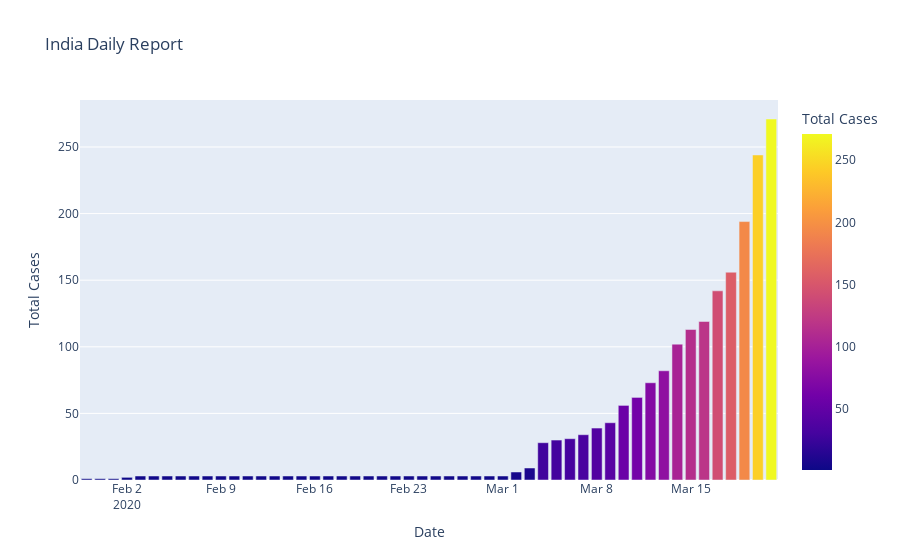

The cell this chart's notebook holds for it:
### Code cell
fig=px.bar(dbd_india,x='Date',y='Total Cases',color='Total Cases',title='India Daily Report')
fig.show()

### Figure 1 — Plotly figure (JSON) as saved in the notebook; plotly's stock layout.template omitted (floating-point values rounded to 4 significant figures)
{"data": [{"alignmentgroup": "True", "hovertemplate": "Date=%{x}<br>Total Cases=%{marker.color}<extra></extra>", "legendgroup": "", "marker": {"color": [1, 1, 1, 2, 3, 3, 3, 3, 3, 3, 3, 3, 3, 3, 3, 3, 3, 3, 3, 3, 3, 3, 3, 3, 3, 3, 3, 3, 3, 3, 3, 3, 6, 9, 28, 30, 31, 34, 39, 43, 56, 62, 73, 82, 102, 113, 119, 142, 156, 194, 244, 271], "coloraxis": "coloraxis"}, "name": "", "offsetgroup": "", "orientation": "v", "showlegend": false, "textposition": "auto", "type": "bar", "x": ["2020-01-30T00:00:00", "2020-01-31T00:00:00", "2020-02-01T00:00:00", "2020-02-02T00:00:00", "2020-02-03T00:00:00", "2020-02-04T00:00:00", "2020-02-05T00:00:00", "2020-02-06T00:00:00", "2020-02-07T00:00:00", "2020-02-08T00:00:00", "2020-02-09T00:00:00", "2020-02-10T00:00:00", "2020-02-11T00:00:00", "2020-02-12T00:00:00", "2020-02-13T00:00:00", "2020-02-14T00:00:00", "2020-02-15T00:00:00", "2020-02-16T00:00:00", "2020-02-17T00:00:00", "2020-02-18T00:00:00", "2020-02-19T00:00:00", "2020-02-20T00:00:00", "2020-02-21T00:00:00", "2020-02-22T00:00:00", "2020-02-23T00:00:00", "2020-02-24T00:00:00", "2020-02-25T00:00:00", "2020-02-26T00:00:00", "2020-02-27T00:00:00", "2020-02-28T00:00:00", "2020-02-29T00:00:00", "2020-03-01T00:00:00", "2020-03-02T00:00:00", "2020-03-03T00:00:00", "2020-03-04T00:00:00", "2020-03-05T00:00:00", "2020-03-06T00:00:00", "2020-03-07T00:00:00", "2020-03-08T00:00:00", "2020-03-09T00:00:00", "2020-03-10T00:00:00", "2020-03-11T00:00:00", "2020-03-12T00:00:00", "2020-03-13T00:00:00", "2020-03-14T00:00:00", "2020-03-15T00:00:00", "2020-03-16T00:00:00", "2020-03-17T00:00:00", "2020-03-18T00:00:00", "2020-03-19T00:00:00", "2020-03-20T00:00:00", "2020-03-21T00:00:00"], "xaxis": "x", "y": [1, 1, 1, 2, 3, 3, 3, 3, 3, 3, 3, 3, 3, 3, 3, 3, 3, 3, 3, 3, 3, 3, 3, 3, 3, 3, 3, 3, 3, 3, 3, 3, 6, 9, 28, 30, 31, 34, 39, 43, 56, 62, 73, 82, 102, 113, 119, 142, 156, 194, 244, 271], "yaxis": "y"}], "layout": {"barmode": "relative", "coloraxis": {"colorbar": {"title": {"text": "Total Cases"}}, "colorscale": [[0, "#0d0887"], [0.1111, "#46039f"], [0.2222, "#7201a8"], [0.3333, "#9c179e"], [0.4444, "#bd3786"], [0.5556, "#d8576b"], [0.6667, "#ed7953"], [0.7778, "#fb9f3a"], [0.8889, "#fdca26"], [1, "#f0f921"]]}, "legend": {"tracegroupgap": 0}, "title": {"text": "India Daily Report"}, "xaxis": {"anchor": "y", "domain": [0, 1], "title": {"text": "Date"}}, "yaxis": {"anchor": "x", "domain": [0, 1], "title": {"text": "Total Cases"}}}}
